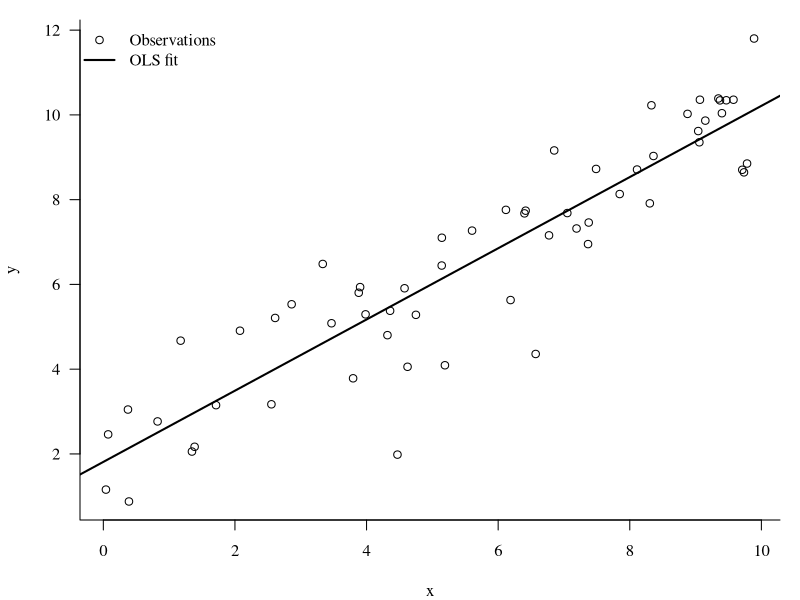

Source code (R):
## ---- chunk 1
#| label: setup-ols
#| include: false
set.seed(42)
n <- 60
x <- runif(n, 0, 10)
y <- 2 + 0.8 * x + rnorm(n, 0, 1.2)
fit <- lm(y ~ x)            # OLS closed form: (X'X)^{-1} X'y
## ---- chunk 2
#| label: tbl-coef
#| tbl-cap: "Ordinary least squares estimates. Source: prepared by the author (2026)."
#| echo: false
s <- summary(fit)$coefficients
fmt <- function(v) formatC(v, format = "f", digits = 2)
tab <- data.frame(
  coef = c("$\\beta_0$ (intercept)", "$\\beta_1$ (slope)"),
  est  = fmt(s[, "Estimate"]),
  se   = fmt(s[, "Std. Error"]),
  tval = fmt(s[, "t value"])
)
knitr::kable(
  tab, booktabs = TRUE, escape = FALSE, align = "lccc", row.names = FALSE,
  col.names = c("Coefficient", "Estimate", "Std. error", "$t$-statistic")
)
## ---- chunk 3
#| label: fig-regression
#| fig-cap: "Regression line fitted by ordinary least squares. Source: prepared by the author (2026)."
#| out-width: "75%"
#| fig-width: 6
#| fig-height: 4
#| echo: false
op <- par(mar = c(4, 4, 1, 1), family = "serif")
plot(x, y, pch = 1, xlab = "x", ylab = "y", bty = "l", las = 1)
abline(fit, lwd = 2)
legend("topleft", bty = "n",
       legend = c("Observations", "OLS fit"),
       pch = c(1, NA), lty = c(NA, 1), lwd = c(NA, 2))
par(op)
